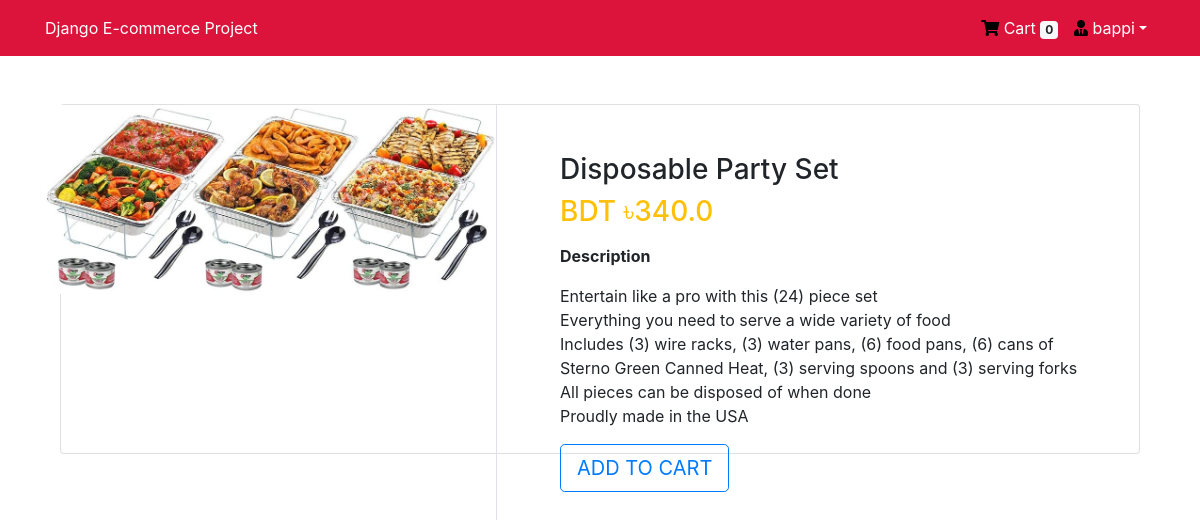
/product/11/ (signed in), run on the app's committed database.
### App_Login/models.py (models this page shows, shortened)
class User(AbstractBaseUser, PermissionsMixin):
    email = models.EmailField(unique=True, null=False)
    is_staff = models.BooleanField(
        ugettext_lazy('staff status'), default=False,
        help_text = ugettext_lazy('Designers whether the user can log in this site')
        )
    is_active = models.BooleanField(
        ugettext_lazy('active'),
        default=True,
        help_text = ugettext_lazy('Designates whether this user should be treated as ctive. Unselect this isntead of deleting accounts')
    )
    USERNAME_FIELD = 'email'
    objects = MyUserManager()

class Profile(models.Model):
    user = models.OneToOneField(User, on_delete=models.CASCADE, related_name='profile')
    username = models.CharField(max_length=264, blank=True)
    full_name = models.CharField(max_length=254, blank=True)
    address_1 = models.TextField(max_length=300, blank=True)
    city = models.CharField(max_length=40, blank=True)
    zipcode = models.CharField(max_length=10, blank=True)
    country = models.CharField(max_length=50, blank=True)
    phone = models.CharField(max_length=20, blank=True)
    date_joined = models.DateTimeField(auto_now_add=True)

### App_Order/models.py (models this page shows, shortened)
class Order(models.Model):
    orderitems = models.ManyToManyField(Cart)
    user = models.ForeignKey(settings.AUTH_USER_MODEL, on_delete = models.CASCADE)
    ordered = models.BooleanField(default=False)
    created = models.DateTimeField(auto_now_add=True)
    paymentId = models.CharField(max_length = 264, blank= True, null= True)
    orderId = models.CharField(max_length = 200, blank=True, null = True)

### App_Shop/models.py (models this page shows, shortened)
class Product(models.Model):
    mainimage = models.ImageField(upload_to = 'Products')
    name = models.CharField(max_length=264)
    category = models.ForeignKey(Category, on_delete = models.CASCADE , related_name = 'category')
    preview_text = models.TextField(max_length=200 , verbose_name = 'Preview Text')
    detail_text = models.TextField(max_length=1000, verbose_name='Description')
    price = models.FloatField()
    old_price = models.FloatField(default=0.00)
    created = models.DateTimeField(auto_now_add = True)
    class Meta:
        ordering = ['-created']

### App_Shop/views.py (the view)
# urls.py: path('product/<pk>/',views.ProductDetail.as_view(), name = 'product_detail'),
class ProductDetail(LoginRequiredMixin, DetailView):
    model = Product
    template_name = 'App_Shop/product_detail.html'

### App_Order/templatetags/cart_tag.py (called while the page is built)
@register.filter
def cart_total(user):
    order  = Order.objects.filter(user=user, ordered=False)
    if order.exists():
        return order[0].orderitems.count()
    else:
        return 0

### templates/App_Shop/product_detail.html (shortened to what this page needs)
{% extends 'base.html' %}
{% block body_block %}
<div class="container my-5">
    <div class="card">
        <div class="row">
            <aside class="col-sm5 border-right">
                <article class="gallery-wrap">
                    <div class="img-big-wrsp">
                        <div>
                            <a href=""><img src="/media/{{ object.mainimage }} " style="width: 450px;" alt=""></a>
                        </div>
                    </div>
                </article>
            </aside>
            <aside class="col-sm-7">
                <article class="card-body p-5">
                    <h3 class="title mp-3">{{ object.name }} </h3>
                    <p class="price-detail-wrap">
                        <span class="price h3 text-warning">
                            <span class="currency">BDT &#2547;</span><span class="num">{{ object.price }}</span>
                        </span>
                    </p>
                    <dl class="item-property">
                        <dt>Description</dt>
                        <dd>
                            <p>{{ object.detail_text | linebreaks }}</p>
                        </dd>
                    </dl>
                    <a href="{% url 'App_Order:add' pk=object.pk %}" class="btn btn-lg btn-outline-primary text-uppercase">Add to Cart</a>
                </article>
            </aside>
        </div>
    </div>
</div>
{% endblock %}

### templates/navbar.html (shortened to what this page needs)
{% load cart_tag %}
<!DOCTYPE html>
<html lang="en">
<head>
</head>
<body>
    <nav class="navbar navbar-custom navbar-expand-lg">
        <div class="container">
          <a class="navbar-home" href="{% url 'App_Shop:home' %}">Django E-commerce Project</a>
          <div class="collapse navbar-collapse" id="navbarNav">
            <ul class="navbar-nav ml-auto">
              {% if request.user.is_authenticated %}
              <li class="nav-item">
                  <a href="{% url 'App_Order:cart' %}" class="nav-link" id="color">
                      <i class="fa fa-shopping-cart" id="cart"></i> Cart
                      <span class="badge badge-light">{{ request.user | cart_total }}</span>
                  </a>
              </li>
              <li class="nav-item dropdown">
                <a class="nav-link dropdown-toggle" id="color" href="#" id="navbarDropdown" role="button" data-toggle="dropdown" aria-haspopup="true" aria-expanded="false"><i class="fas fa-user-tie" id="cart"></i> {{request.user.profile.username}}</a>
              </li>
              {% else %}
              <li class="nav-item" id="color">
                <a href="{% url 'App_Login:login' %}" class="btn btn-primary">Login</a>
              </li>
              {% endif %}
            </ul>
          </div>
        </div>
      </nav>
</body>
</html>

### templates/base.html (style rules this page uses)
body { background-color: white; }
.card { height: 350px; }

### templates/navbar.html (style rules this page uses)
.navbar-custom { background-color: crimson; position: sticky; top: 0; z-index: 100; }
#color { color: white; }
#cart { color: black; }
.navbar-home { color: white; }

### data on the page
User: user|cart_total "0", user.profile.username "bappi"
Product: mainimage (picture), name "Disposable Party Set", price "340.0", detail_text "Entertain like a pro with this (24) piece set Everything you need to serve a wide variety of food Includes (3) wire racks, (3) water pans, (6) food pans, (6) cans of Sterno Green Canned Heat, (3) serving spoons and (3) serving forks All pieces can be disposed of when done Proudly made in the USA"
